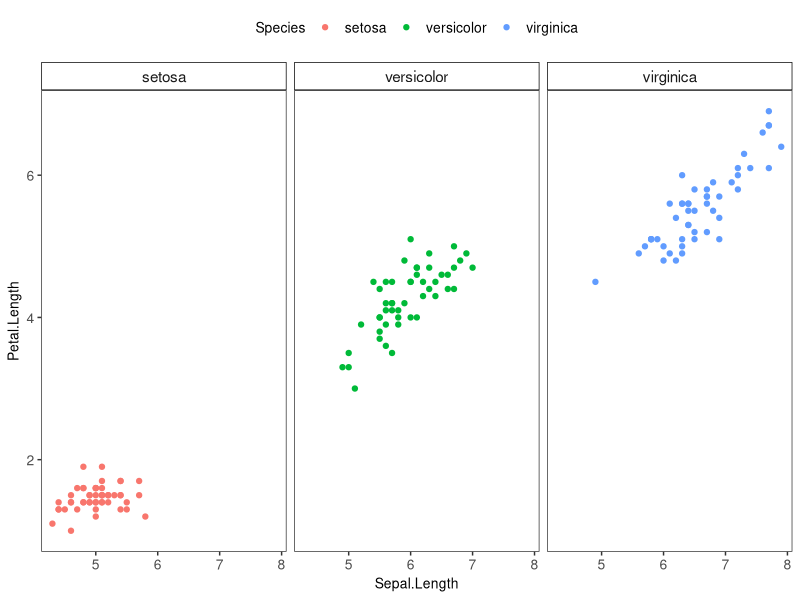

This figure's R source:
library(ggplot2)

theme_vis <- theme_bw() +
  theme(strip.background = element_rect(color = "black", fill = "white"),
        axis.text = element_text(size = 10),
        axis.title = element_text(size = 10),
        strip.text = element_text(size = 11),
        legend.text = element_text(size = 10),
        legend.title = element_text(size = 10),
        legend.position = "top",
        panel.grid.major = element_blank(),
        panel.grid.minor = element_blank())


str(iris)

ggplot(iris) +
  geom_point(aes(x = Sepal.Length, y = Petal.Length, color = Species)) +
  facet_wrap(~Species) +
  theme_vis

# Factor order:
## none, short, long
## upstream, yolo, downstream
## viridis color palette?

